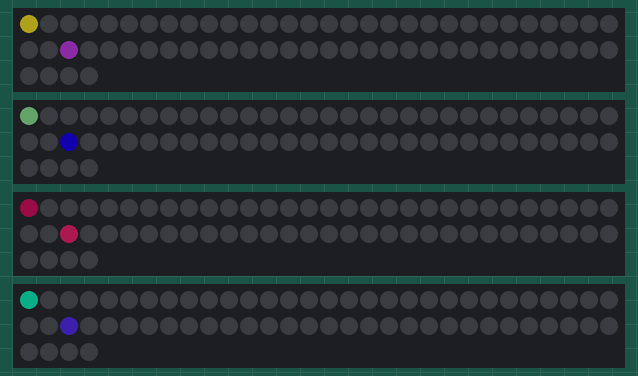
This sketch was run on a simulated Arduino Uno, built with avr-gcc and run on an emulated ATmega328P. Parts: 4 × 64 RGB LEDs in strip order, left to right, continuing on the next row. Dim RGB values are drawn brighter than linear; random numbers use the default seed unless the sketch sets one.

Above: at 0.07 s.

The sketch:

led_rain.ino
```cpp
#include <Adafruit_NeoPixel.h>
//this inclides the Adafriuit library

int num_s = 4; //number of strips
int i = 0;
int rain = 1;
int offset = 0;

Adafruit_NeoPixel strips[] = {
  Adafruit_NeoPixel(64, 6),
  Adafruit_NeoPixel(64, 7),
  Adafruit_NeoPixel(64, 8),
    Adafruit_NeoPixel(64, 9),
      Adafruit_NeoPixel(64, 10)

};
//Adafruit_NeoPixel strip = Adafruit_NeoPixel(64, 6);

//this declares neopixel object (number of LEDS, PIN)

void setup() {
  for (int s = 0; s <  num_s; s++) {
    strips[s].begin();
    strips[s].clear();

  }
  //  // put your setup code here, to run once:
  //  strip.begin();
  //  strip.clear();

}
int br = 60;

void loop() {
  for (int j = 0; j < 64; j++) {
          for (int s = 0; s < num_s; s++) {
      //Adafruit_NeoPixel strip = strips[s];
       strips[s].clear();
       for(int r = 0; r<rain;r++ ){
      strips[s].setPixelColor(j+r*offset , random(br), random(br), random(br));
//      strip.setPixelColor(j + 1, random(br), random(br), random(br));
//      strip.setPixelColor(j - 10, random(br), random(br), random(br));
//      strip.setPixelColor(j - 9, random(br), random(br), random(br));
//
//      strip.setPixelColor(j + 30, random(br), random(br), random(br));
      strips[s].setPixelColor((j + 32+r*offset)%64, random(br), random(br), random(br));
       }
      strips[s].show();
    }
          delay(100);

  }
  //  strip.show();
  //  delay(100);
  //  if (i > 32) {
  //    i = 0;
  //    strip.clear();
  //  }
  //  // put your main code here, to run repeatedly:
  //  //  strip.setPix/elColor(2, 255, 255,255);
  //  strip.setPixelColor(i, 10, 10, 10);
  //  strip.show();
    i++;
  //  delay(100);
  rain=sin(i)*2+3;
  offset = random(32);
}
```
